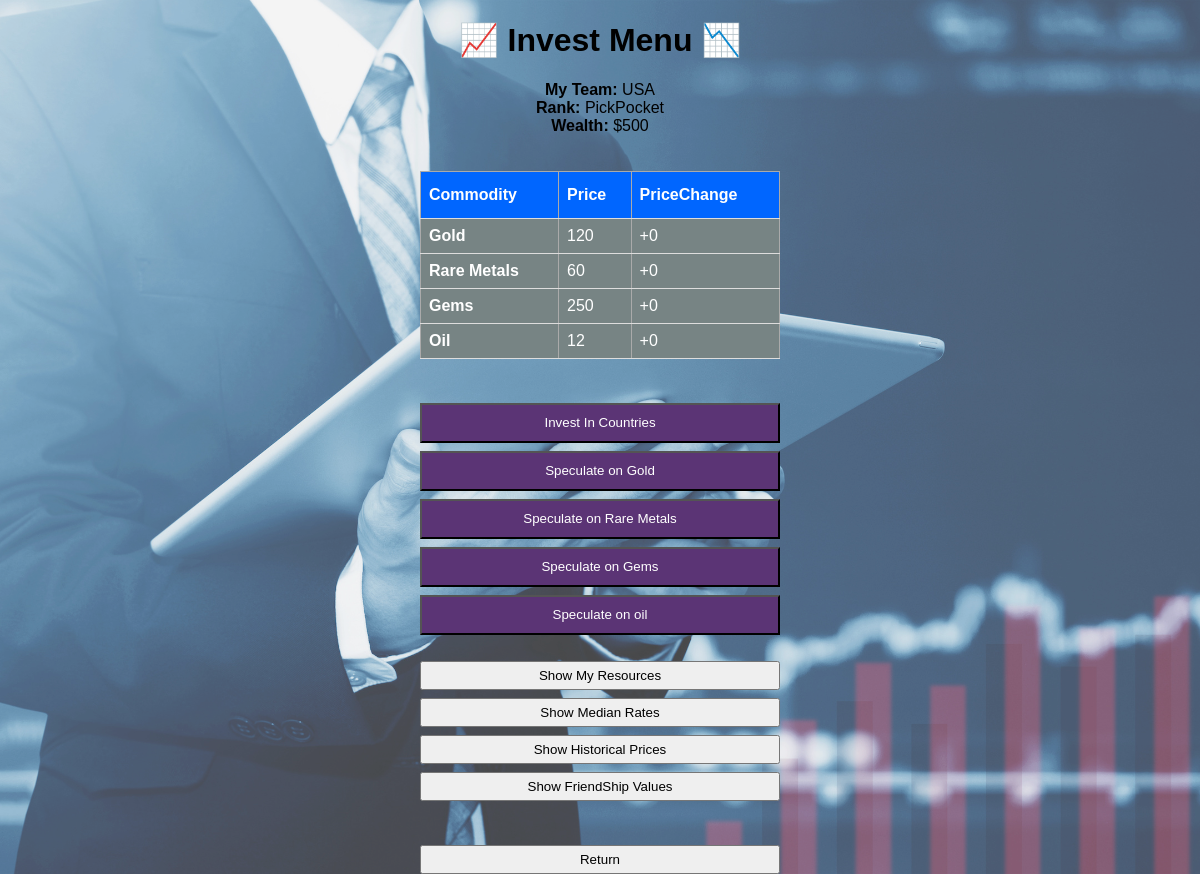
Screenshot of /investMenu with the database file from the repository.
### universe/classes.py (models this page shows, shortened)
class NATIONS(db.Model):
    id = db.Column(db.Integer, primary_key=True)
    country               = db.Column(db.String(50), nullable=False)
    selected              = db.Column(db.Integer, nullable=False, default=0)
    score                 = db.Column(db.Integer, nullable=False, default=0)
    wealth                = db.Column(db.Integer, nullable=False)
    fLevel                = db.Column(db.String(50), nullable=False)
    gold                  = db.Column(db.Integer, nullable=False)
    gems                  = db.Column(db.Integer, nullable=False)
    rareMetals            = db.Column(db.Integer, nullable=False)
    oil                   = db.Column(db.Integer, nullable=False)
    might                 = db.Column(db.Integer, nullable=False)
    wLevel                = db.Column(db.String(50), nullable=False)
    firePower             = db.Column(db.Integer, nullable=False)
    KP                    = db.Column(db.Integer, nullable=False)
    tLevel                = db.Column(db.Integer, nullable=False)
    era                   = db.Column(db.String(50), nullable=False)
    RP                    = db.Column(db.Integer, nullable=False)
    influence             = db.Column(db.Integer, nullable=False)
    pLevel                = db.Column(db.String(50), nullable=False)
    stability             = db.Column(db.Integer, nullable=False)
    backing               = db.Column(db.Integer, nullable=False)
    chance                = db.Column(db.Integer, nullable=False)
    aggression            = db.Column(db.Integer, nullable=False)
    creativity            = db.Column(db.Integer, nullable=False)
    materialism           = db.Column(db.Integer, nullable=False)
    prudence              = db.Column(db.Integer, nullable=False)
    bonusUnits            = db.Column(db.Integer, nullable=False)
    notes                 = db.Column(db.String(50), nullable=False)
    hints                 = db.Column(db.String(50), nullable=False)
    Nextmoves             = db.Column(db.String(50), nullable=False, default='')
    moveLimit             = db.Column(db.Integer, nullable=False)

class PTc(db.Model):
    id = db.Column(db.Integer, primary_key=True)
    goldPrice       = db.Column(db.Integer, nullable=False)
    gold            = db.Column(db.Integer, nullable=False)
    goldPriceChange = db.Column(db.String(50), nullable=False)
    goldHistory     = db.Column(db.String(100), nullable=False)
    goldAverage     = db.Column(db.Integer, nullable=False)
    rareMetalsPrice         = db.Column(db.Integer, nullable=False)
    rareMetals              = db.Column(db.Integer, nullable=False)
    rareMetalsPriceChange   = db.Column(db.String(50), nullable=False)
    rareMetalsHistory       = db.Column(db.String(100), nullable=False)
    rareMetalsAverage       = db.Column(db.Integer, nullable=False)
    gemsPrice         = db.Column(db.Integer, nullable=False)
    gems              = db.Column(db.Integer, nullable=False)
    gemsPriceChange   = db.Column(db.String(50), nullable=False)
    gemsHistory       = db.Column(db.String(100), nullable=False)
    gemsAverage       = db.Column(db.Integer, nullable=False)
    oilPrice         = db.Column(db.Integer, nullable=False)
    oil              = db.Column(db.Integer, nullable=False)
    oilPriceChange   = db.Column(db.String(50), nullable=False)
    oilHistory       = db.Column(db.String(100), nullable=False)
    oilAverage       = db.Column(db.Integer, nullable=False)

### universe/routes.py (the view, shortened to what this page needs)
@app.route('/investMenu', methods=['GET', 'POST'])
def investMenu():
    year,month = getParms('year')
    playerNation = gameTracker.query.get_or_404(1)
    myNation = NATIONS.query.get_or_404(int(playerNation.countryID))
    myWealth = myNation.wealth
    global PT
    PT  = PTc.query.order_by(PTc.id).first()
    movesChecked = checkMoves(myNation,'^&')
    displayFlag = "main"
    global commodity
    global commodityToSubmit
    global commodityPrice
    commodity = ''
    formMessage = ''
    message =''
    friends =db.session.query(friendship).filter_by(country=myNation.country).all()
    return(render_template('investMenu.html',year=year,month=month,myNation=myNation,movesLeft=movesChecked[0],PT=PT,displayFlag=displayFlag, message=message,formMessage=formMessage,commodity=commodity,friends=friends))

### universe/routes.py (called while the page is built, shortened)
def getParms(selected):
    if selected == 'year':
        playerNation = gameTracker.query.get_or_404(1)
        year = str(playerNation.year)
        month = str(playerNation.month)
        if month == "1": month = 'January'
        if month == '2': month = 'February'
        if month == '3': month = 'March'
        if month == '4': month = 'April'
        if month == '5': month = 'May'
        if month == '6': month = 'June'
        if month == '7': month = 'July'
        if month == '8': month = 'August'
        if month == '9': month = 'September'
        if month == '10': month = 'October'
        if month == '11': month = 'November'
        if month == '12': month = 'December'
        return(year,month)

### universe/routesFunctions.py (called while the page is built)
def checkMoves(myNation,duplicateToCheck):
    mlimit = int(myNation.moveLimit)
    moveArray = myNation.Nextmoves.split(':')
    pendingCount = 0
    mvs = 0
    for item in moveArray:
        if 'pending' in item:
            pendingCount +=1
        if len(item) > 0:
            mvs += 1
    movesLeft = int(mlimit-mvs+pendingCount)
    if movesLeft < 1:
        return(movesLeft,1)
    for item in moveArray:
        if duplicateToCheck in item:
            return(movesLeft,2)
    return(movesLeft,0)

### universe/templates/investMenu.html (shortened to what this page needs)
{% extends 'base.html' %}
{% block body %}
<a style="text-decoration:none; color:black;" href="/">
<center><h1> 📈 Invest Menu 📉</h1> </center>
<center>
<b>My Team: </b>  {{ myNation.country }} <br>
<b>Rank:    </b> {{ myNation.fLevel }}  <br>
<b>Wealth:  </b>  ${{ myNation.wealth }} <br>
</center>
</a>
 {% if "main" in displayFlag %}
<br></br>
<table style="width: 30%; color:white">
<tr>
	<th>Commodity</th>
	<th>Price</th>
	<th>PriceChange</th>
</tr>
<tr>
<td><b>Gold</b></td>
<td>{{ PT.goldPrice }}</td>
<td>{{ PT.goldPriceChange }}</td>
</tr>
<tr>
<td><b>Rare Metals</b></td>
<td>{{ PT.rareMetalsPrice }}</td>
<td>{{ PT.rareMetalsPriceChange }}</td>
</tr>
<tr>
<td><b>Gems</b></td>
<td>{{ PT.gemsPrice }}</td>
<td>{{ PT.gemsPriceChange }}</td>
</tr>
<tr>
<td><b>Oil</b></td>
<td>{{ PT.oilPrice }}</td>
<td>{{ PT.oilPriceChange }}</td>
</tr>
</table>
<br></br>
 {% endif%}
<form method="post" action="/investMenu">
		<button name="countries" type="submit" value="countries" style="height: 40px; background-color: #5b3475; color: white">Invest In Countries</button>
		<button name="gold" type="submit" value="gold" style="height: 40px; background-color: #5b3475; color: white">Speculate on Gold</button>
		<button name="rareMetals" type="submit" value="rareMetals" style="height: 40px; background-color: #5b3475; color: white">Speculate on Rare Metals</button>
		<button name="gems" type="submit" value="gems" style="height: 40px; background-color: #5b3475; color: white">Speculate on Gems</button>
		<button name="oil" type="submit" value="oil" style="height: 40px; background-color: #5b3475; color: white">Speculate on oil</button>
		<br>
<form method="post" action="/investMenu" >
		<button name="resources" type="submit" value="resources">Show My Resources</button>
		<button name="average" type="submit" value="average">Show Median Rates</button>
		<button name="historical" type="submit" value="historical">Show Historical Prices</button>
		<button name="friendship" type="submit" value="friendship">Show FriendShip Values</button>
		<br></br>
		<button name="mainMenu" type="submit" value="mainMenu">Return</button>
{% endblock %}

### universe/static/css/main.css (style rules this page uses)
body, html { margin: 0; font-family: sans-serif; }
table, td, th { border: 1px solid #aaa; }
table { border-collapse: collapse; width: 80%; margin-left:auto; margin-right:auto; }
th { height: 30px; }
td { text-align: center; padding: 5px; margin-left:auto; margin-right:auto; }
button { display: block; width: 30%; margin-left:auto; margin-right:auto; padding: 5px; margin-top: 8px }

### universe/templates/investMenu.html (style rules this page uses)
body { background: url("../static/css/backgrounds/invest.jpg"); background-color: rgba(255,255,255,0.2); background-blend-mode: lighten; background-size: cover; }
table { border-collapse: collapse; background-color: #778484; width: 80%; }
th { background-color: #0066ff; color: white; }
th, td { padding: 8px; text-align: left; border-bottom: 1px solid #ddd; }

### rows the page displays
NATIONS: country "USA", fLevel "PickPocket", wealth "500"
PTc: goldPrice "120", goldPriceChange "+0", rareMetalsPrice "60", rareMetalsPriceChange "+0", gemsPrice "250", gemsPriceChange "+0", oilPrice "12", oilPriceChange "+0"
